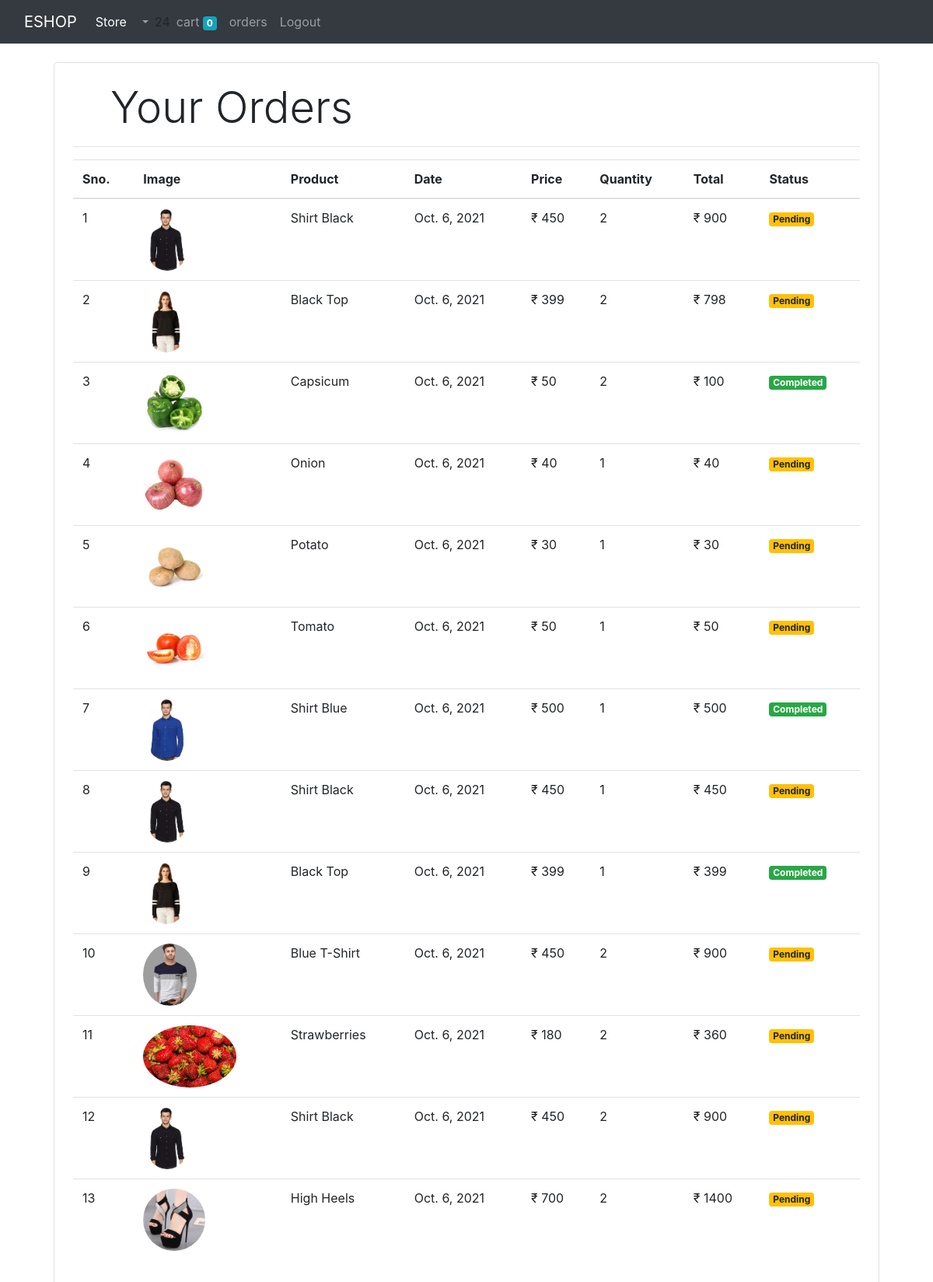
/orders (signed in), run on the app's committed database.
### store/models/orders.py (models this page shows, shortened)
class Order(models.Model):
    product = models.ForeignKey(Product ,
                                on_delete=models.CASCADE)
    customer = models.ForeignKey(Customer ,
                                 on_delete=models.CASCADE)
    quantity = models.IntegerField(default=1)
    price = models.IntegerField()
    address = models.CharField(max_length=50 , default='' , blank=True)
    phone = models.CharField(max_length=50 , default='' , blank=True)
    date = models.DateField(default=datetime.datetime.today)
    status = models.BooleanField(default=False)
    @staticmethod
    def get_orders_by_customer(customer_id):
        return Order\
            .objects\
            .filter(customer = customer_id)\
            .order_by('-date')

### store/models/product.py (models this page shows, shortened)
class Product(models.Model):
    name = models.CharField(max_length=50)
    price = models.IntegerField(default=0)
    category = models.ForeignKey(Category , on_delete=models.CASCADE , default=1)
    description = models.CharField(max_length=200 , default='' , null=True , blank=True)
    image = models.ImageField(upload_to='uploads/product/')

### store/middlewares/auth.py (the view)
    def middleware(request):
        print(request.session.get('customer'))
        returnUrl = request.META['PATH_INFO']
        print(request.META['PATH_INFO'])
        if not request.session.get('customer'):
           return redirect(f'login?return_url={returnUrl}')
        response = get_response(request)
        return response

### store/templatetags/custom_filter.py (called while the page is built)
@register.filter(name='currency')
def currency(number):
    return "₹ "+str(number)

@register.filter(name='multiply')
def multiply(number , number1):
    return number * number1

### store/views/orders.py (called while the page is built)
    def get(self , request ):
        customer = request.session.get('customer')
        orders = Order.get_orders_by_customer(customer)
        print(orders)
        return render(request , 'orders.html' , {'orders' : orders})

### store/templates/orders.html (shortened to what this page needs)
{% extends 'base.html' %}
{% block content %}
{% load cart %}
{% load custom_filter %}
<div class="container">
    <div class="border rounded p-4 m-4">
        <p class="display-4 pl-4 ml-4">Your Orders</p>
        <hr>
        <table class="table">
            <thead>
            <tr>
                <th>Sno.</th>
                <th>Image</th>
                <th>Product</th>
                <th>Date</th>
                <th>Price</th>
                <th>Quantity</th>
                <th>Total</th>
                <th>Status</th>
            </tr>
            </thead>
            <tbody>
            {% for order in orders %}
            <tr>
                <td>{{forloop.counter}}</td>
                <td><img style="height: 80px;" class="rounded-circle" src="{{order.product.image.url}}" alt=""></td>
                <td>{{order.product.name}}</td>
                <td>{{order.date}}</td>
                <td>{{order.price|currency}}</td>
                <td>{{order.quantity}}</td>
                <td>{{order.quantity|multiply:order.price|currency}}</td>
                {% if order.status %}
                <td><small class="badge badge-success">Completed</small></td>
                {% else %}
                <td><small class="badge badge-warning">Pending</small></td>
                {% endif %}
            </tr>
            {% endfor %}
            </tbody>
        </table>
        {% endblock %}

### store/templates/base.html (shortened to what this page needs)
<!doctype html>
<html lang="en">
<head>
    <link href="https://cdn.jsdelivr.net/npm/bootstrap@4.6.0/dist/css/bootstrap.min.css" rel="stylesheet"/>
</head>
<body>
<nav class="navbar navbar-expand-lg navbar-dark bg-dark">
    <div class="container-fluid">
        <a class="navbar-brand" href="/">ESHOP</a>
        <div class="collapse navbar-collapse" id="navbarSupportedContent">
            <ul class="navbar-nav me-auto mb-2 mb-lg-0">
                <li class="nav-item">
                    <a class="nav-link active" aria-current="page" href="#">Store</a>
                </li>
                <li class="nav-item dropdown">
                    <a class="nav-link dropdown-toggle" href="#" id="navbarDropdown" role="button"
                       data-bs-toggle="dropdown" aria-expanded="false">
                    </a>
                </li>
            </ul>
            <div>{{request.session.customer}}</div>
            <ul class="navbar-nav my-2 my-lg-0">
                <li class="nav-item">
                    <a class="nav-link" href="/cart">cart
                        <span class="badge badge-info">{{request.session.cart.keys|length}}</span>
                        </a>
                </li>
              {% if request.session.customer %}
                <li class="nav-item">
                <a class="nav-link" href="/orders">orders</a>
            </li>
              <li class="nav-item">
                <a class="nav-link" href="/logout">Logout</a>
            </li>
            {% endif %}
            </ul>
        </div>
    </div>
</nav>
{% block content %}{% endblock %}
</body>
</html>

### data on the page
Order: product.image (picture), product.name "Shirt Black", date "Oct. 6, 2021", price "₹ 450", quantity "2", quantity|multiply "₹ 900", status "Pending"
Order: product.image (picture), product.name "Black Top", date "Oct. 6, 2021", price "₹ 399", quantity "2", quantity|multiply "₹ 798", status "Pending"
Order: product.image (picture), product.name "Capsicum", date "Oct. 6, 2021", price "₹ 50", quantity "2", quantity|multiply "₹ 100", status "Completed"
Order: product.image (picture), product.name "Onion", date "Oct. 6, 2021", price "₹ 40", quantity "1", quantity|multiply "₹ 40", status "Pending"
Order: product.image (picture), product.name "Potato", date "Oct. 6, 2021", price "₹ 30", quantity "1", quantity|multiply "₹ 30", status "Pending"
Order: product.image (picture), product.name "Tomato", date "Oct. 6, 2021", price "₹ 50", quantity "1", quantity|multiply "₹ 50", status "Pending"
Order: product.image (picture), product.name "Shirt Blue", date "Oct. 6, 2021", price "₹ 500", quantity "1", quantity|multiply "₹ 500", status "Completed"
Order: product.image (picture), product.name "Shirt Black", date "Oct. 6, 2021", price "₹ 450", quantity "1", quantity|multiply "₹ 450", status "Pending"
Order: product.image (picture), product.name "Black Top", date "Oct. 6, 2021", price "₹ 399", quantity "1", quantity|multiply "₹ 399", status "Completed"
Order: product.image (picture), product.name "Blue T-Shirt", date "Oct. 6, 2021", price "₹ 450", quantity "2", quantity|multiply "₹ 900", status "Pending"
Order: product.image (picture), product.name "Strawberries", date "Oct. 6, 2021", price "₹ 180", quantity "2", quantity|multiply "₹ 360", status "Pending"
Order: product.image (picture), product.name "Shirt Black", date "Oct. 6, 2021", price "₹ 450", quantity "2", quantity|multiply "₹ 900", status "Pending"
Order: product.image (picture), product.name "High Heels", date "Oct. 6, 2021", price "₹ 700", quantity "2", quantity|multiply "₹ 1400", status "Pending"

### other printed values
{{ request.session.customer }} "24"
{{ request.session.cart.keys|length }} "0"
